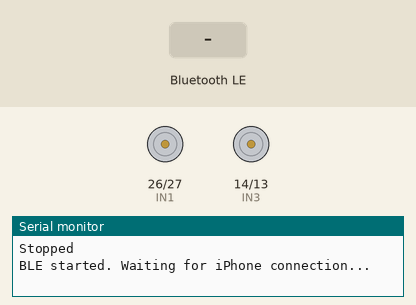
This sketch was run on a simulated ESP32. Parts: motor-driver pin pairs drawn as motors (green arrow = first pin HIGH = forward, orange = second pin HIGH = backward, longer = more drive, scaled by the enable pin), the last lines printed to the serial monitor. The inputs (shaded band) are chosen by the test bench. Nothing arrives over Bluetooth unless stated; a phone connects over Bluetooth LE 3 s after start.

Above: at 1.2 s.
1.3 s: Bluetooth LE write "F" received
At 2.0 s:
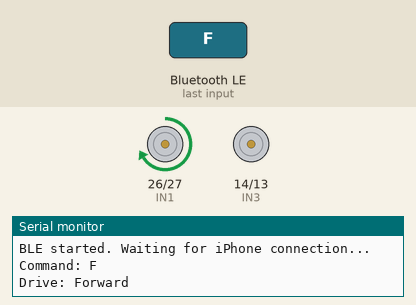
2.8 s: Bluetooth LE write "B" received
At 3.2 s:
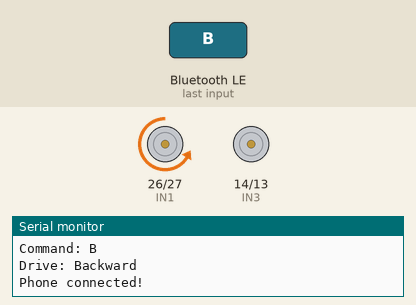
4.3 s: Bluetooth LE write "L" received
At 5.5 s:
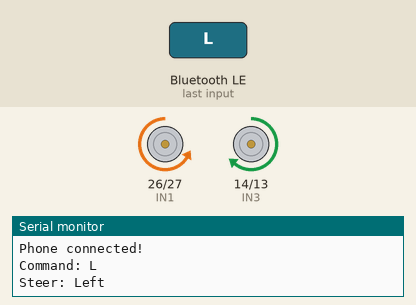
5.8 s: Bluetooth LE write "R" received
At 6.6 s:
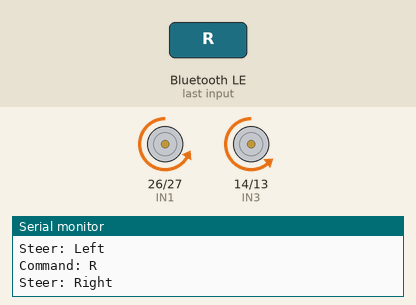
7.3 s: Bluetooth LE write "G" received
At 7.8 s:
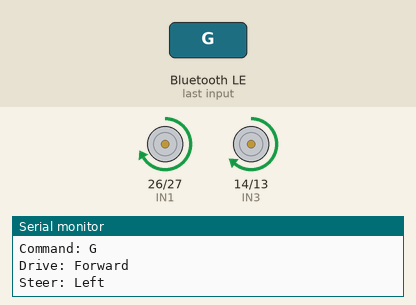
8.8 s: Bluetooth LE write "I" received
At 9.1 s:
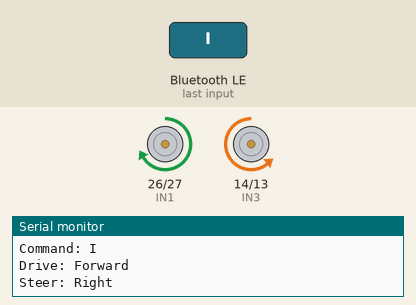
Timing chart, 0 to 11.3 s (numbered marks = the images above; inputs shaded):
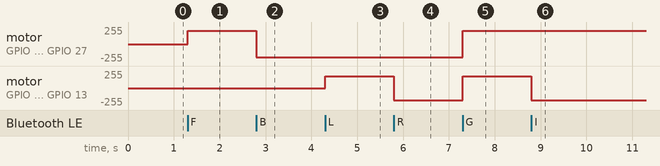

Measured:
- after the input at 1.3 s, motor on GPIO 26 (IN1) / GPIO 27 (IN2): stopped → forward 200/255 at once
- after the input at 2.8 s, motor on GPIO 26 (IN1) / GPIO 27 (IN2): forward 200/255 → backward 200/255 at once
- after the input at 4.3 s, motor on GPIO 14 (IN3) / GPIO 13 (IN4): stopped → forward 180/255 at once
- after the input at 5.8 s, motor on GPIO 14 (IN3) / GPIO 13 (IN4): forward 180/255 → backward 180/255 at once
- after the input at 7.3 s, motor on GPIO 26 (IN1) / GPIO 27 (IN2): backward 200/255 → forward 200/255 at once; motor on GPIO 14 (IN3) / GPIO 13 (IN4): backward 180/255 → forward 180/255 at once
- after the input at 8.8 s, motor on GPIO 14 (IN3) / GPIO 13 (IN4): forward 180/255 → backward 180/255 at once

The sketch:

esp32_bt_car_code.ino
```cpp
#include <BLEDevice.h>
#include <BLEServer.h>
#include <BLEUtils.h>
#include <BLE2902.h>

// BLE UART Service UUIDs (Nordic NUS - works with most BLE terminal apps)
#define SERVICE_UUID           "6E400001-B5A3-F393-E0A9-E50E24DCCA9E"
#define CHARACTERISTIC_UUID_RX "6E400002-B5A3-F393-E0A9-E50E24DCCA9E"
#define CHARACTERISTIC_UUID_TX "6E400003-B5A3-F393-E0A9-E50E24DCCA9E"

BLEServer* pServer = NULL;
BLECharacteristic* pTxCharacteristic;
bool deviceConnected = false;

void driveForward();
void driveBackward();
void steerLeft();
void steerRight();
void stopDrive();
void stopSteer();
void stopAll();

// Motor 1 - DRIVE (forward/backward)
#define IN1 26
#define IN2 27
#define ENA 32

// Motor 2 - STEERING (left/right)
#define IN3 14
#define IN4 13
#define ENB 33

#define DRIVE_SPEED 200
#define STEER_SPEED 180

// --- BLE Callbacks ---
class ServerCallbacks : public BLEServerCallbacks {
  void onConnect(BLEServer* pServer) {
    deviceConnected = true;
    Serial.println("Phone connected!");
  }
  void onDisconnect(BLEServer* pServer) {
    deviceConnected = false;
    stopAll();
    Serial.println("Phone disconnected. Advertising again...");
    BLEDevice::startAdvertising();
  }
};

class RxCallbacks : public BLECharacteristicCallbacks {
  void onWrite(BLECharacteristic* pCharacteristic) {
    String rxValue = pCharacteristic->getValue();
    if (rxValue.length() > 0) {
      char cmd = rxValue[0];
      Serial.print("Command: ");
      Serial.println(cmd);

      switch (cmd) {
        case 'F': driveForward();  break;
        case 'B': driveBackward(); break;
        case 'L': steerLeft();     break;
        case 'R': steerRight();    break;
        case 'S': stopAll();       break;
        case 'G': driveForward();  steerLeft();  break;
        case 'I': driveForward();  steerRight(); break;
        case 'H': driveBackward(); steerLeft();  break;
        case 'J': driveBackward(); steerRight(); break;
      }
    }
  }
};

void setup() {
  Serial.begin(115200);

  pinMode(IN1, OUTPUT); pinMode(IN2, OUTPUT);
  pinMode(IN3, OUTPUT); pinMode(IN4, OUTPUT);
  pinMode(ENA, OUTPUT); pinMode(ENB, OUTPUT);
  stopAll();

  // BLE Setup
  BLEDevice::init("ESP32_Mufasa_Running_Club");
  pServer = BLEDevice::createServer();
  pServer->setCallbacks(new ServerCallbacks());

  BLEService* pService = pServer->createService(SERVICE_UUID);

  pTxCharacteristic = pService->createCharacteristic(
    CHARACTERISTIC_UUID_TX,
    BLECharacteristic::PROPERTY_NOTIFY
  );
  pTxCharacteristic->addDescriptor(new BLE2902());

  BLECharacteristic* pRxCharacteristic = pService->createCharacteristic(
    CHARACTERISTIC_UUID_RX,
    BLECharacteristic::PROPERTY_WRITE
  );
  pRxCharacteristic->setCallbacks(new RxCallbacks());

  pService->start();
  BLEDevice::startAdvertising();

  Serial.println("BLE started. Waiting for iPhone connection...");
}

void loop() {
  // Nothing needed here - commands handled in BLE callbacks
  delay(10);
}

// --- DRIVE MOTOR (Motor 1) ---
void driveForward() {
  analogWrite(ENA, DRIVE_SPEED);
  digitalWrite(IN1, HIGH);
  digitalWrite(IN2, LOW);
  Serial.println("Drive: Forward");
}

void driveBackward() {
  analogWrite(ENA, DRIVE_SPEED);
  digitalWrite(IN1, LOW);
  digitalWrite(IN2, HIGH);
  Serial.println("Drive: Backward");
}

void stopDrive() {
  analogWrite(ENA, 0);
  digitalWrite(IN1, LOW);
  digitalWrite(IN2, LOW);
}

// --- STEERING MOTOR (Motor 2) ---
void steerLeft() {
  analogWrite(ENB, STEER_SPEED);
  digitalWrite(IN3, HIGH);
  digitalWrite(IN4, LOW);
  Serial.println("Steer: Left");
}

void steerRight() {
  analogWrite(ENB, STEER_SPEED);
  digitalWrite(IN3, LOW);
  digitalWrite(IN4, HIGH);
  Serial.println("Steer: Right");
}

void stopSteer() {
  analogWrite(ENB, 0);
  digitalWrite(IN3, LOW);
  digitalWrite(IN4, LOW);
}

// --- STOP ALL ---
void stopAll() {
  stopDrive();
  stopSteer();
  Serial.println("Stopped");
}
```
